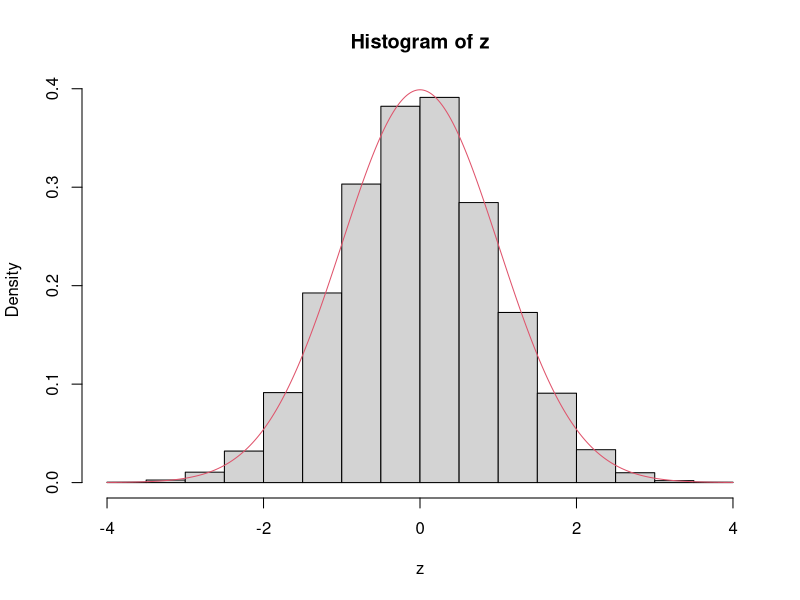
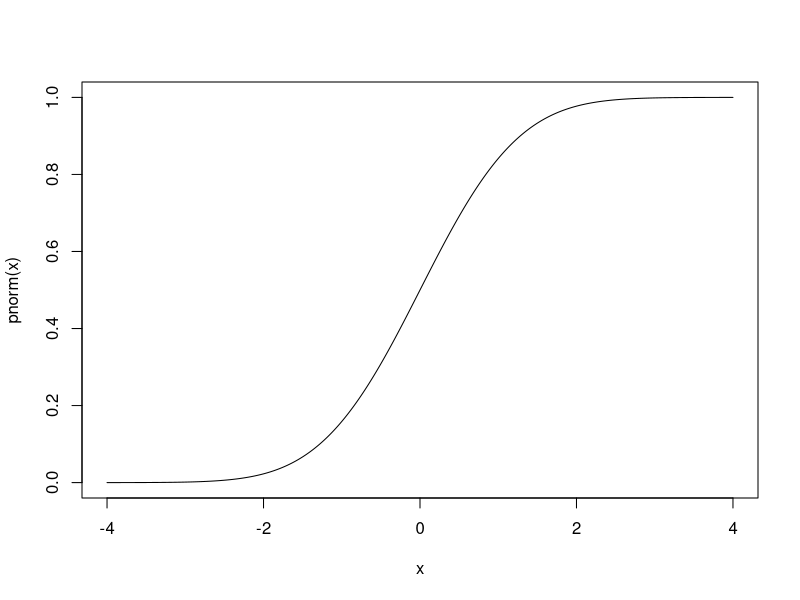

Source code (R) for these figures, in order:
# Zufallszahlengenerator wird initialisiert
set.seed(13) 

# Zufallszahl wird ausgegeben
runif(10000)

# normalverteilte Zufallszahlen
z = rnorm(10000)
hist(z,freq=F)


x = seq (-4,4,0.01)
points(x,dnorm(x),type="l",col=2)

# Verteilungsfunktion F(t) = P(Z <= t)
plot(x, pnorm(x), type="l")
